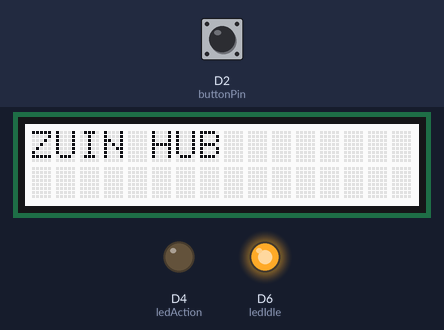
Simulated run of this sketch. Board: Arduino Nano 33 IoT. On the bench: 16×2 character LCD, output pins drawn as LEDs (lit = HIGH). Inputs (shaded band) come from the test bench; at power-on: D2 (buttonPin) LOW. Random numbers use the default seed unless the sketch sets one; nothing arrives over Bluetooth unless stated; a phone connects over Bluetooth LE 3 s after start; what the sketch prints to the serial monitor is not drawn.

Above: at 0.1 s.
At 3.1 s:
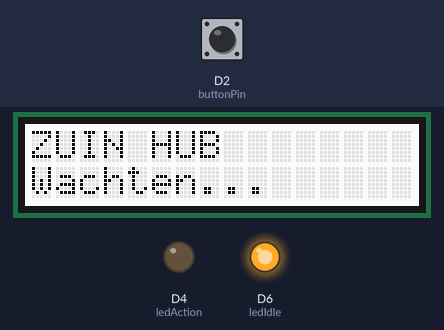
At 10.4 s:
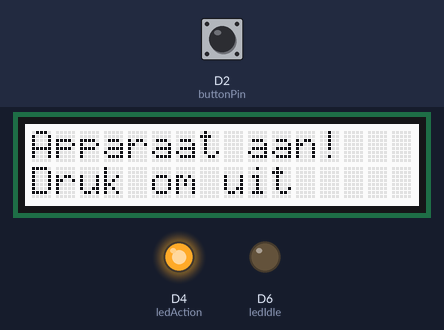
Timing chart, 0 to 11.9 s (numbered marks = the images above):
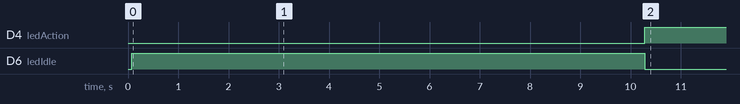

The sketch:

code_hub.ino
```cpp
// Libraries voor I2C, LCD-scherm en BLE
#include <Wire.h>
#include "rgb_lcd.h"
#include <ArduinoBLE.h>

// LCD-object aanmaken
rgb_lcd lcd;

// Pinnen voor knop en LEDs
const int buttonPin = 2;
const int ledAction = 4;
const int ledIdle = 6;

// Bijhouden of er een signaal actief is en of er ooit verbinding was
bool signalActive = false;
bool wasConnected = false;

// Lijst van mogelijke apparaten die "aan" kunnen staan
String devices[] = { "TV", "Vaatwasser", "Licht", "Laptop", "Oven" };
int deviceIndex;

// Tijdsbeheer voor willekeurige wachttijd tussen signalen
unsigned long lastSignalTime = 0;
unsigned long waitTime = 5000;

// BLE service en characteristic aanmaken met vaste UUID's
BLEService hubService("95ff7bf8-aa6f-4671-82d9-22a8931c5387");
BLEStringCharacteristic signalChar("95ff7bf8-aa6f-4671-82d9-22a8931c5388", BLERead | BLENotify, 20);

void setup() {
  // Seriële communicatie starten voor debugging
  Serial.begin(9600);

  // Knop als input, LEDs als output instellen
  pinMode(buttonPin, INPUT);
  pinMode(ledAction, OUTPUT);
  pinMode(ledIdle, OUTPUT);

  // LCD initialiseren en opstartbericht tonen
  lcd.begin(16, 2);
  lcd.print("ZUIN HUB");

  // Willekeurige seed instellen op basis van analoge ruis
  randomSeed(analogRead(A0));

  // Idle LED aan, action LED uit bij opstart
  digitalWrite(ledIdle, HIGH);
  digitalWrite(ledAction, LOW);

  // BLE starten, foutmelding bij mislukking
  if (!BLE.begin()) {
    Serial.println("BLE start mislukt!");
    while (1);
  }

  // Hub configureren en beginnen adverteren als "ZuinHub"
  BLE.setLocalName("ZuinHub");
  BLE.setAdvertisedService(hubService);
  hubService.addCharacteristic(signalChar);
  BLE.addService(hubService);

  // Beginwaarde op IDLE zetten en adverteren starten
  signalChar.writeValue("IDLE");
  BLE.advertise();

  Serial.println("Advertising...");

  // Eerste willekeurige wachttijd instellen
  lastSignalTime = millis();
  waitTime = random(5000, 15000);
}

void loop() {
  // Controleren of er een handheld verbonden is
  BLEDevice central = BLE.central();

  if (central && central.connected()) {
    wasConnected = true;

    unsigned long currentMillis = millis();

    if (!signalActive) {
      // Idle-toestand: idle LED aan, wachten tonen op LCD
      digitalWrite(ledIdle, HIGH);
      digitalWrite(ledAction, LOW);
      lcd.setCursor(0, 1);
      lcd.print("Wachten...   ");

      // Na de willekeurige wachttijd een nieuw signaal sturen
      if (currentMillis - lastSignalTime >= waitTime) {
        lastSignalTime = currentMillis;
        waitTime = random(5000, 15000);
        sendSignal();
      }
    }

    // Als signaal actief is en knop ingedrukt wordt: apparaat uitzetten
    if (signalActive && digitalRead(buttonPin) == HIGH) {
      turnOffDevice();
    }

  } else if (wasConnected) {
    // Verbinding verbroken: timer resetten
    Serial.println("Disconnected");
    wasConnected = false;
    lastSignalTime = millis();
  }

  // BLE-events verwerken
  BLE.poll();
}

void sendSignal() {
  // Signaal activeren en willekeurig apparaat kiezen
  signalActive = true;
  deviceIndex = random(0, 5);

  // Action LED aan, idle LED uit
  digitalWrite(ledIdle, LOW);
  digitalWrite(ledAction, HIGH);

  // LCD-melding tonen
  lcd.clear();
  lcd.setCursor(0, 0);
  lcd.print("Apparaat aan!");
  lcd.setCursor(0, 1);
  lcd.print("Druk om uit");

  // "SIGNAL" via BLE naar de handheld sturen
  signalChar.writeValue("SIGNAL");
  Serial.println("Signaal verstuurd");
}

void turnOffDevice() {
  // Action LED uit, idle LED aan
  digitalWrite(ledAction, LOW);
  digitalWrite(ledIdle, HIGH);

  // Naam van het uitgezette apparaat tonen op LCD
  lcd.clear();
  lcd.setCursor(0, 0);
  lcd.print("Uitgezet:");
  lcd.setCursor(0, 1);
  lcd.print(devices[deviceIndex]);

  // "IDLE" via BLE naar de handheld sturen
  signalChar.writeValue("IDLE");

  // 3 seconden wachten voor volgende cyclus
  delay(3000);
  signalActive = false;
  lastSignalTime = millis();
  waitTime = random(5000, 15000);
}
```

Measured:
- by itself, D4 (ledAction): LOW → HIGH at 10.3 s
- by itself, D6 (ledIdle): HIGH → LOW at 10.3 s
- what the display in image 1 shows lasts 7.2 s, from 3.1 s to 10.3 s
